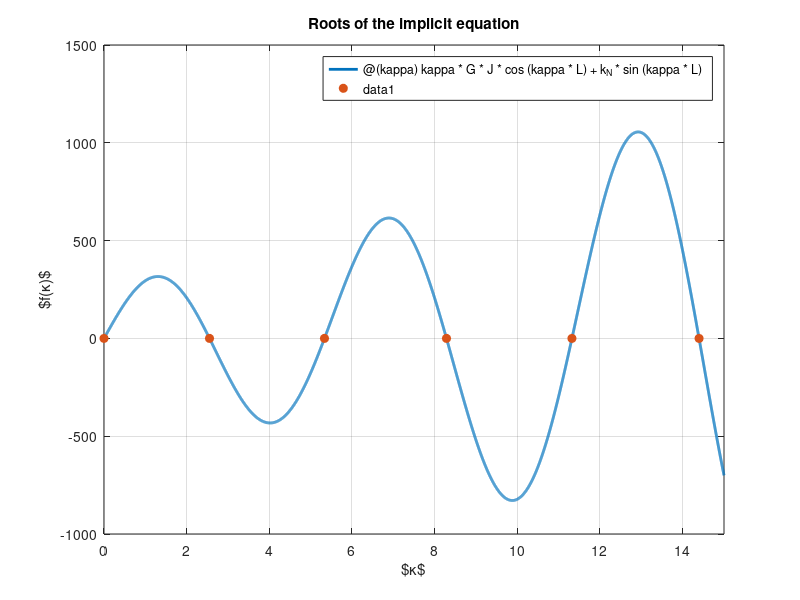
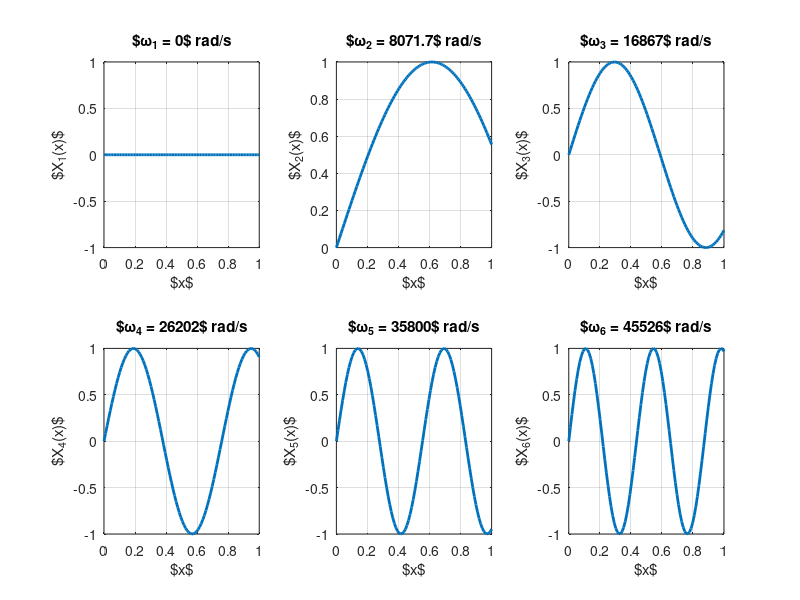
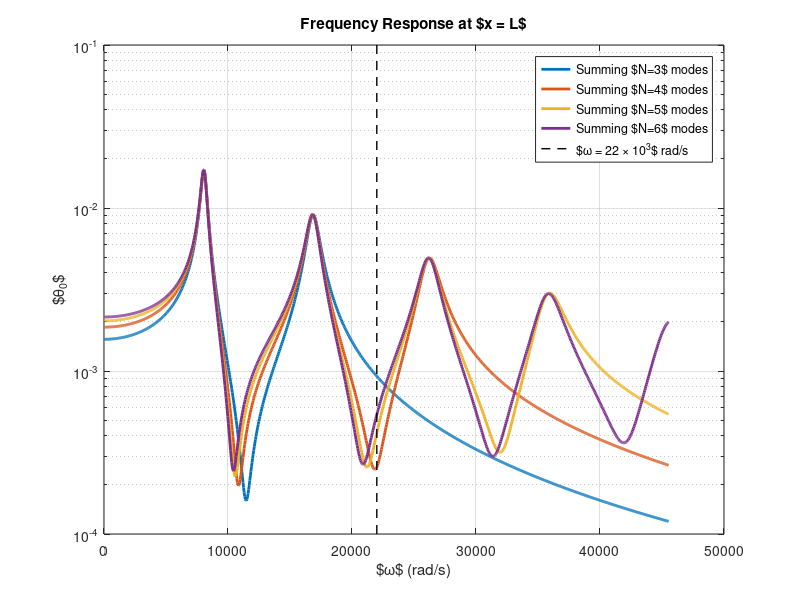

These charts were generated, in order, by the following MATLAB code:
clc; clear; close all;

%% Part a

% Parameters
d = 0.01; % m
L = 1; % m
J = pi * d^4 / 32; % m^4
G = 80 * 10^9; % Pa
k_N = 300; % N/rad
rho = 8000; % kg/m^3
I = rho * pi * d^4 /32; % kg/m^2

c = sqrt(G/rho);

% Find numeric solutions for the following implicit equations and show the roots - the intersection points \kappa G{J}_{p}\cos(\kappa L)+{k}_{N}\sin(\kappa L)=0

% Define the function
f = @(kappa) kappa * G * J * cos(kappa * L) + k_N * sin(kappa * L);

% Find the first 6 roots
kappa_roots = [];
for kappa0 = linspace(0, 15, 100)
    try
        root = fzero(f, kappa0);
        if isempty(kappa_roots) || all(abs(kappa_roots - root) > 1e-3)
            kappa_roots = [kappa_roots; root];
        end
        if length(kappa_roots) >= 6
            break;
        end
    catch
        % Ignore errors due to fzero not converging
    end
end
kappa_roots = unique(kappa_roots);
kappa_roots = kappa_roots(1:min(6, length(kappa_roots)));


colors = get(groot, 'DefaultAxesColorOrder');
fplot(f, [0, 15], 'LineWidth', 2);
hold on;
plot(kappa_roots, zeros(1, length(kappa_roots)), 'o', 'MarkerSize', 6, 'MarkerFaceColor', colors(2, :), 'MarkerEdgeColor', colors(2, :));
grid on;
xlabel('$\kappa$');
ylabel('$f(\kappa)$');
title('Roots of the implicit equation');

set(gcf, 'units', 'pixels', 'position', [100, 100, 600, 200]);
exportgraphics(gcf, 'q1.png', 'Resolution', 300);

% Calculate the natural frequencies
natural_frequencies = kappa_roots * c;
disp(natural_frequencies);

% Plot the mode shapes
figure;
for i = 1:length(kappa_roots)
    kappa = kappa_roots(i);
    x = linspace(0, L, 100);
    y = sin(kappa * x);
    subplot(2, 3, i);
    plot(x, y, 'LineWidth', 2);
    grid on;
    xlabel('$x$');
    ylabel(['$X_', num2str(i), '(x)$']);
    title(['$\omega_{', num2str(i) ,'} = ', num2str(natural_frequencies(i), '%.5g'), '$ rad/s']);
end

set(gcf, 'units', 'pixels', 'position', [100, 100, 1200, 600]);
exportgraphics(gcf, 'q1_modes.png', 'Resolution', 300);

%% Part b

% Calculate B_n
B_n = zeros(length(kappa_roots), 1);
for i = 1:length(kappa_roots)
    kappa = kappa_roots(i);
    B_n(i) = sqrt(2/(rho * J)) * (L - (1/(kappa)) * sin(kappa * L) * cos(kappa * L))^(-0.5);
end

disp('B_n values:');
disp(B_n);

%% Part f

zeta = 0.03;
B_n(1) = 0; % Set B_1 to 0
M_L = 1;

% Analytical frequency response at x = L
omega_values = linspace(min(natural_frequencies), max(natural_frequencies), 1000);

figure;
for i = 3:length(kappa_roots)
    X_L = B_n(1:i) .* sin(kappa_roots(1:i) .* L);
    theta_0 = @(omega) sum((M_L .* X_L ./ (natural_frequencies(1:i).^2 - omega.^2 + 2i*zeta*omega.*natural_frequencies(1:i))) .* X_L .* M_L );

    theta_0_values = abs(arrayfun(theta_0, omega_values));
    semilogy(omega_values, theta_0_values, 'LineWidth', 2, 'DisplayName', ['Summing $N=', num2str(i), '$ modes']);
    hold on;
end
% Plot vertical line at omega = 22 * 10^3
yLimits = ylim;
plot([22 * 10^3, 22 * 10^3], yLimits, '--', 'LineWidth', 1, 'Color', 'k', 'DisplayName', '$\omega = 22 \times 10^3$ rad/s');

grid on;
xlabel('$\omega$ (rad/s)');
ylabel('$\theta_0$');
title('Frequency Response at $x = L$');
legend('Location', 'best');

set(gcf, 'units', 'pixels', 'position', [100, 100, 800, 600]);
exportgraphics(gcf, 'q1f.png', 'Resolution', 300);
